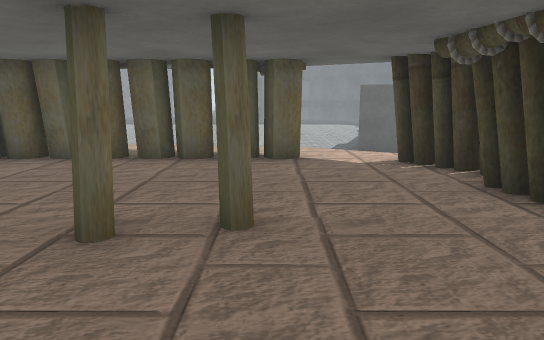
View 1 (above)

23 first-person views from a walk through a scene from a Unity 3-D project. The camera is 1.2 m above the floor, tilts 10° down and sees 70° across. The floor is counted in squares, 1 m on a side. Each view is taken from the middle of a square. On the plan, view 1 faces up. The plan holds only what a view shows up to about 15 squares ahead; the rest is blank. The place goes on beyond the plan. Some animated figures are not drawn. Some surface patterns are stand-ins.

View 2
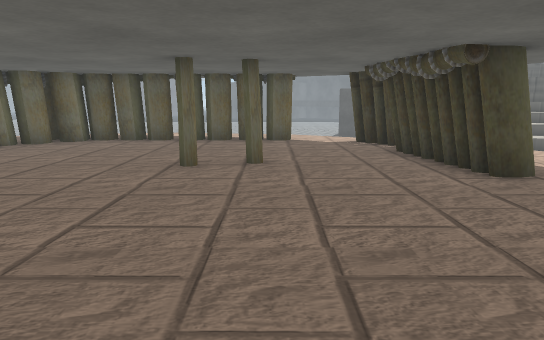

View 3
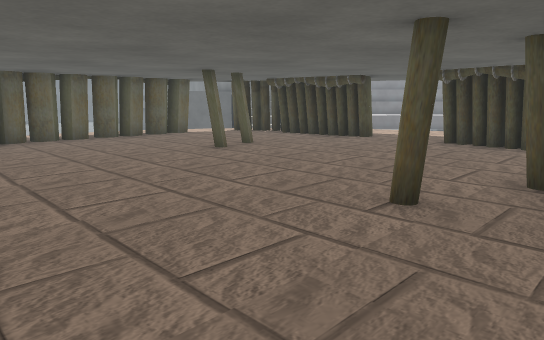

View 4
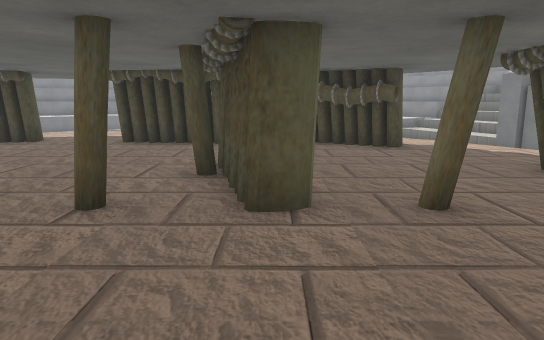

View 5
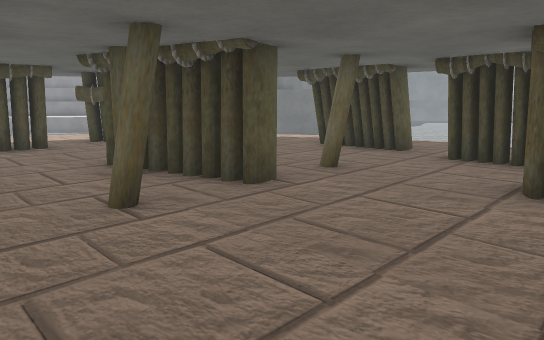

View 6
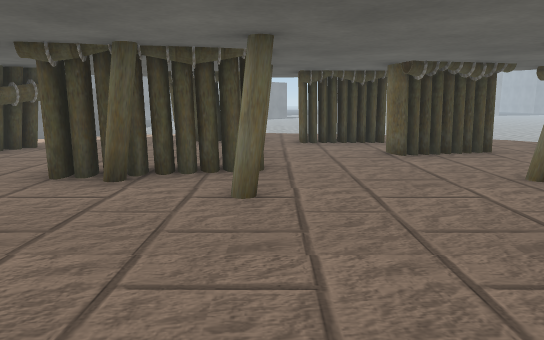

View 7
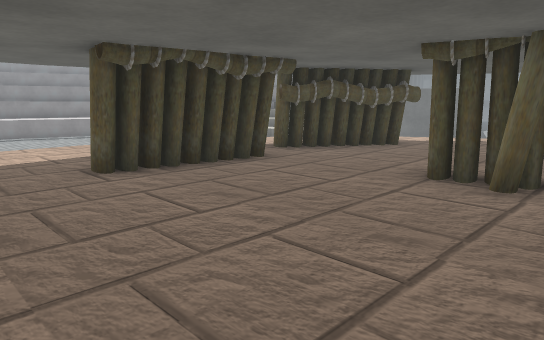

View 8
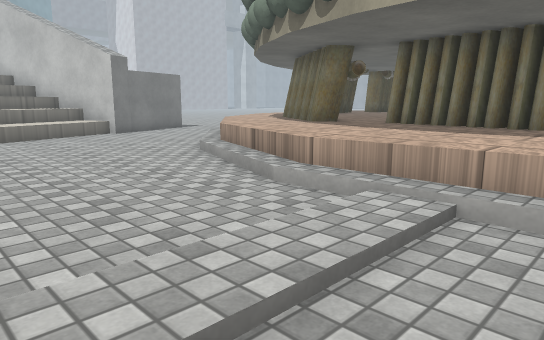

View 9
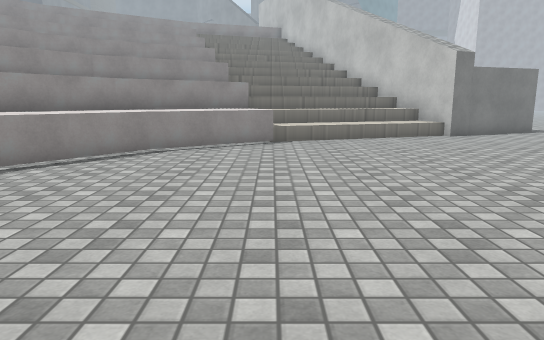

View 10
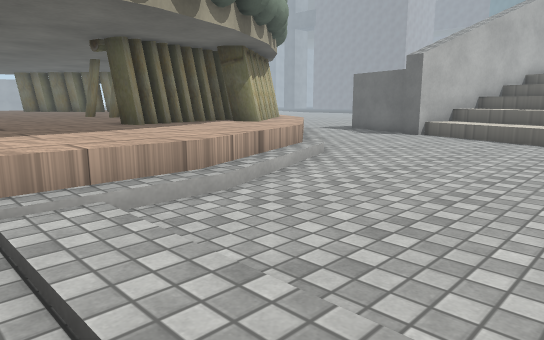

View 11
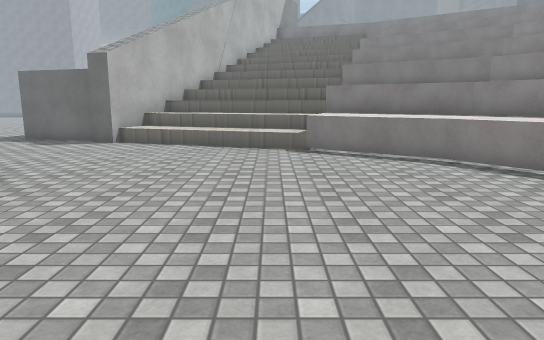

View 12
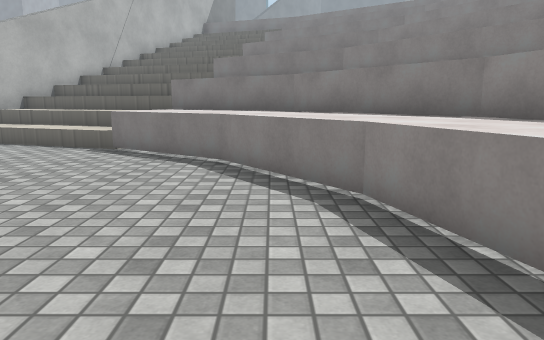

View 13
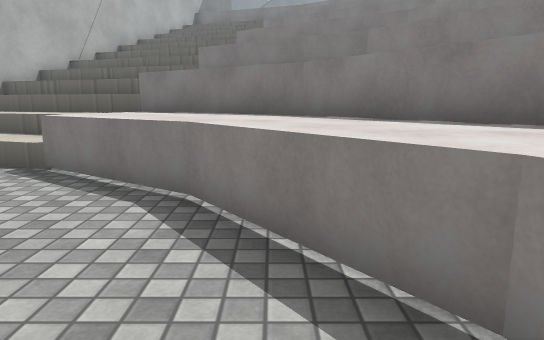

View 14
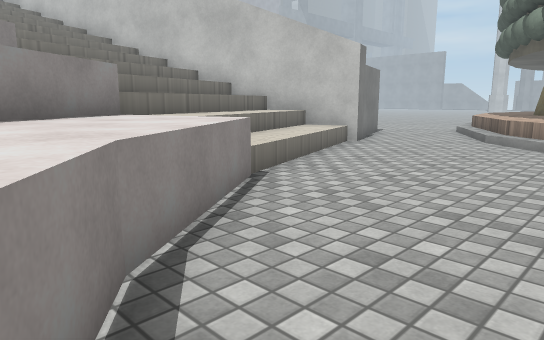

View 15
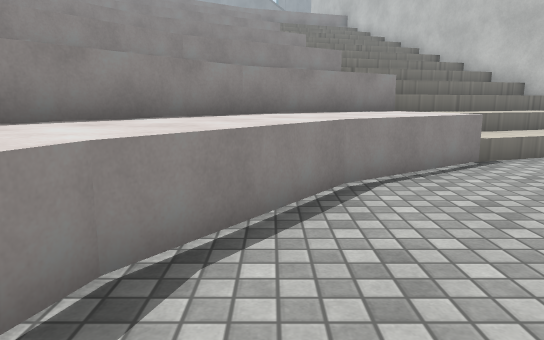

View 16
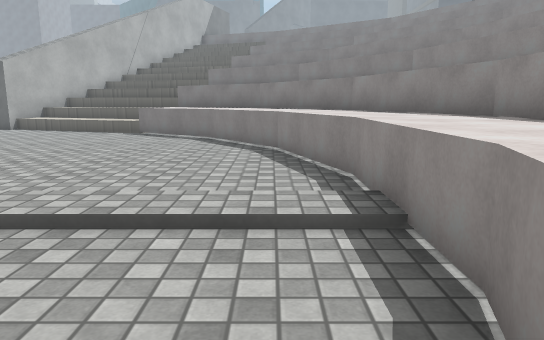

View 17
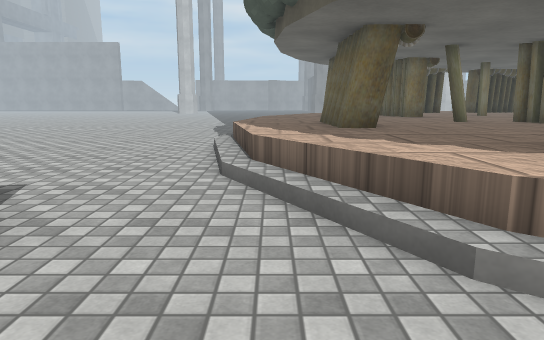

View 18
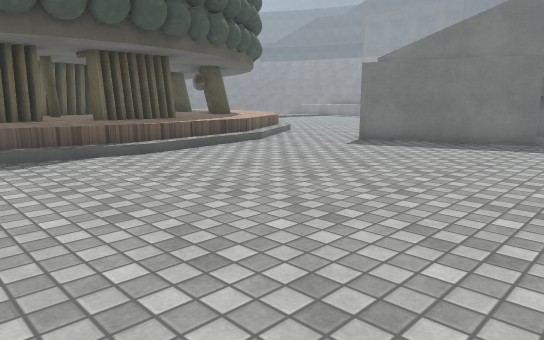

View 19
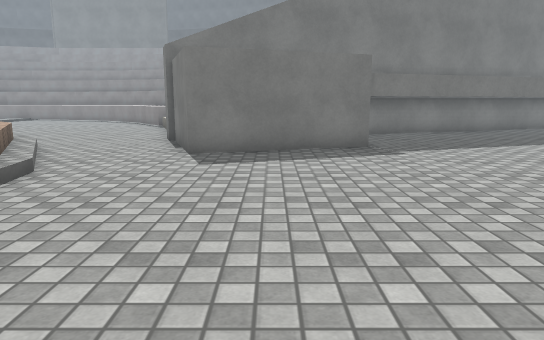

View 20
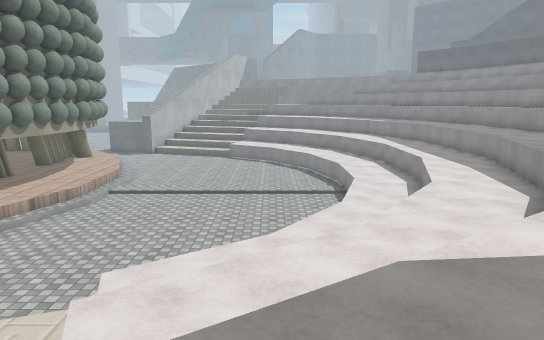

View 21
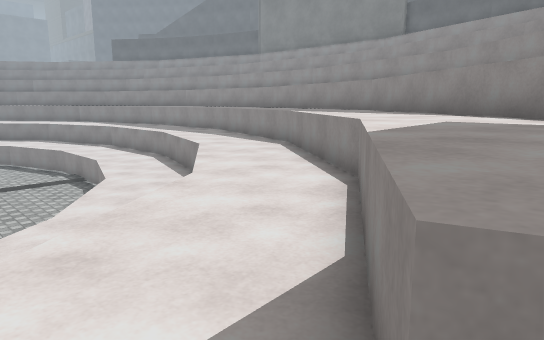

View 22
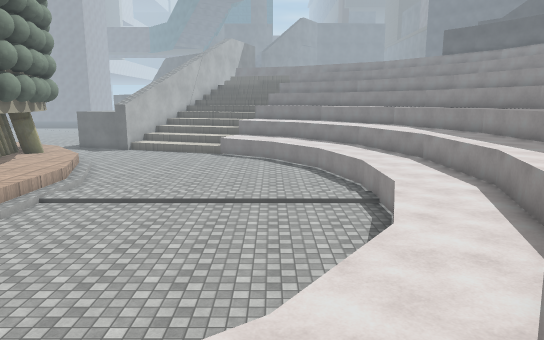

View 23
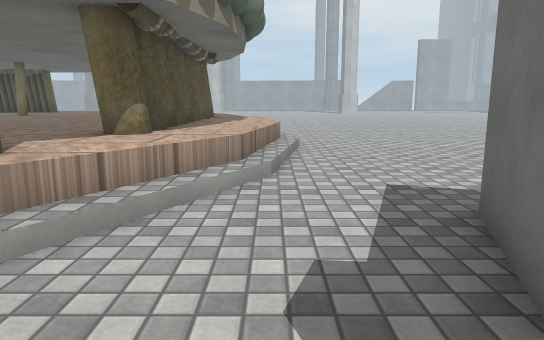

### Floor plan
Key: @ floor where view 1 was taken; # wall or solid block; . main floor; : floor 0.25 m higher than the main floor; + floor 0.5 m higher than the main floor; * floor 0.75 m higher than the main floor; % floor 1 m higher than the main floor; & floor 2 m higher than the main floor; $ floor 2.75 m higher than the main floor; / step, stairs or slope; = window, fence, low wall or low ledge; ^ raised ledge; v drop or lower ground; O other object.
Columns run from 8 left of view 1 to 23 right of it. Each row starts with its distance up from view 1.
 18 ....             #///
 17 .....           ##////  ##
 16 .......         #  ///    #=
 15 .........       #////     ###
 14 ...........    ##////// ==
 13 ...........#####///////       #
 12 ..............##+/////=       ##
 11   ////////.......//+/+%%&      #
 10 *********///........//%%%=
  9 *########**//.........=#%%v
  8 *########**#O/.........=%%%v
  7  #*********##//..........%%%&  =
  6  **********##///..........%%v  =
  5  **********###*/..........v%%  v
  4 ********#**##**//..........%%&
  3 ***********##***/..........%%=
  2 ***********##***/..........%%%&&
  1 *****************/..........%%&&
  0  *******@********/..........%%&&
 -1 ***********##****:::::::::::%%&&
 -2 ***********##****/..........%%&&
 -3 ****#******##****/..........%%&&
 -4 ******##***##***/..........=%%&&
 -5 *****###****#***/..........%%%&&
 -6 ***********##**//.........=%%&&&
 -7 ##**#*****###**/..........%%%&&&
 -8 #*********##**//.........=%%v&&$
 -9  ###*********//.........v%%%&&&$
-10  ###*###****//..........%%%&&&$
-11 ***********//.........%%%%=&&=$
-12 /********//.........//%%%v&&&$$#
-13   ////////......./////%v&&&&$$=#
-14 .............###//////=&&&&$$ ##
-15 ...........#####///////&&v$$$##
-16 ...........##  ##// // &$$$$##
-17 ............#  ##///////$$ ##
-18 ............#  ^#&///// $##
-19 ............##  ##/  /# =#
-20 .............^  ##/
-21 .............^   #
-22 ....     .....^  #

Where each view was taken, in squares from view 1:
view 1: 0 up, 0 right, facing up
view 2: 4 down, 0 right, facing up
view 3: 5 down, 8 left, facing up-right
view 4: 5 down, 8 left, facing right
view 5: 1 down, 8 left, facing down-right
view 6: 2 up, 4 left, facing down
view 7: 2 up, 3 left, facing down-right
view 8: 1 up, 13 right, facing down-left
view 9: 0 up, 13 right, facing down
view 10: 2 down, 13 right, facing up-left
view 11: 1 down, 12 right, facing up
view 12: 0 up, 17 right, facing up
view 13: 3 up, 17 right, facing up
view 14: 7 down, 17 right, facing down-left
view 15: 4 down, 17 right, facing down
view 16: 5 down, 18 right, facing up
view 17: 12 down, 7 right, facing left
view 18: 22 down, 8 left, facing up-right
view 19: 17 down, 6 left, facing right
view 20: 18 down, 16 right, facing up
view 21: 17 down, 14 right, facing up-right
view 22: 13 down, 16 right, facing up
view 23: 11 up, 7 right, facing left
